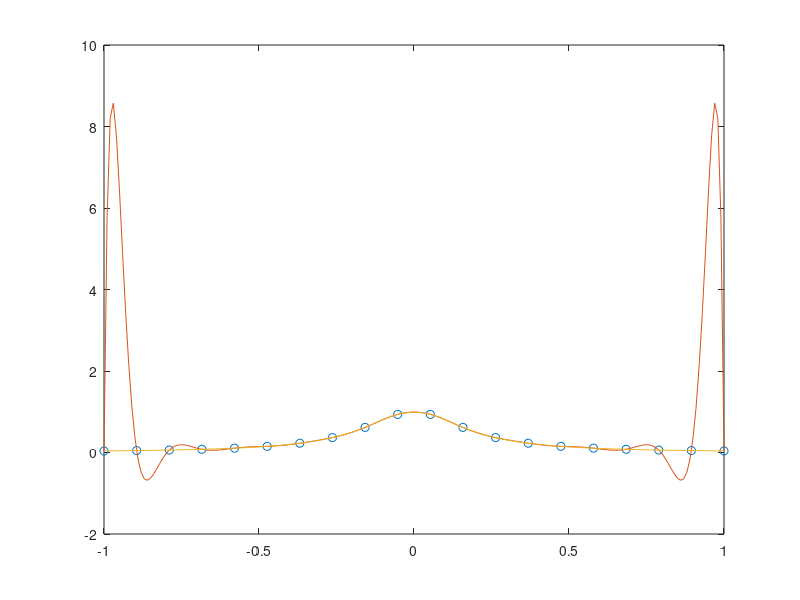

The MATLAB source for this figure:
clear;
clc;
num=20;
x=linspace(-1,1,num);
f=1./(1+25*x.^2);
p=polyfit(x,f,num-1);
ps=csape(x,f,'second');
xi=-1:0.01:1;
plot(x,f,'o',xi,polyval(p,xi),xi,fnval(ps,xi))